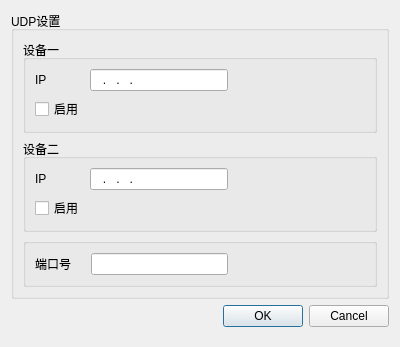
<?xml version="1.0" encoding="UTF-8"?>
<ui version="4.0">
 <class>configMenu</class>
 <widget class="QDialog" name="configMenu">
  <property name="geometry">
   <rect>
    <x>0</x>
    <y>0</y>
    <width>400</width>
    <height>300</height>
   </rect>
  </property>
  <property name="windowTitle">
   <string>设置</string>
  </property>
  <property name="windowIcon">
   <iconset resource="source.qrc">
    <normaloff>:/config/image/config.png</normaloff>:/config/image/config.png</iconset>
  </property>
  <layout class="QGridLayout" name="gridLayout" rowstretch="2,0">
   <property name="bottomMargin">
    <number>20</number>
   </property>
   <item row="0" column="0">
    <widget class="QGroupBox" name="groupBox">
     <property name="sizePolicy">
      <sizepolicy hsizetype="Expanding" vsizetype="Expanding">
       <horstretch>0</horstretch>
       <verstretch>0</verstretch>
      </sizepolicy>
     </property>
     <property name="title">
      <string>UDP设置</string>
     </property>
     <layout class="QGridLayout" name="gridLayout_2" rowstretch="2,2,1">
      <item row="0" column="0">
       <widget class="QGroupBox" name="groupBox_2">
        <property name="sizePolicy">
         <sizepolicy hsizetype="Expanding" vsizetype="Expanding">
          <horstretch>0</horstretch>
          <verstretch>0</verstretch>
         </sizepolicy>
        </property>
        <property name="title">
         <string>设备一</string>
        </property>
        <layout class="QGridLayout" name="gridLayout_3">
         <item row="0" column="2">
          <spacer name="horizontalSpacer">
           <property name="orientation">
            <enum>Qt::Horizontal</enum>
           </property>
           <property name="sizeHint" stdset="0">
            <size>
             <width>40</width>
             <height>20</height>
            </size>
           </property>
          </spacer>
         </item>
         <item row="0" column="1">
          <widget class="QLineEdit" name="Dev1IPEdit">
           <property name="cursor">
            <cursorShape>IBeamCursor</cursorShape>
           </property>
           <property name="inputMask">
            <string>000.000.000.000</string>
           </property>
           <property name="placeholderText">
            <string/>
           </property>
          </widget>
         </item>
         <item row="0" column="0">
          <widget class="QLabel" name="label">
           <property name="text">
            <string>IP</string>
           </property>
          </widget>
         </item>
         <item row="1" column="0">
          <widget class="QCheckBox" name="Dev1CheckBox">
           <property name="text">
            <string>启用</string>
           </property>
          </widget>
         </item>
        </layout>
       </widget>
      </item>
      <item row="1" column="0">
       <widget class="QGroupBox" name="groupBox_3">
        <property name="sizePolicy">
         <sizepolicy hsizetype="Expanding" vsizetype="Expanding">
          <horstretch>0</horstretch>
          <verstretch>0</verstretch>
         </sizepolicy>
        </property>
        <property name="title">
         <string>设备二</string>
        </property>
        <layout class="QGridLayout" name="gridLayout_4">
         <item row="0" column="1">
          <widget class="QLineEdit" name="Dev2IPEdit">
           <property name="inputMask">
            <string>000.000.000.000</string>
           </property>
          </widget>
         </item>
         <item row="0" column="0">
          <widget class="QLabel" name="label_2">
           <property name="text">
            <string>IP</string>
           </property>
          </widget>
         </item>
         <item row="0" column="2">
          <spacer name="horizontalSpacer_2">
           <property name="orientation">
            <enum>Qt::Horizontal</enum>
           </property>
           <property name="sizeHint" stdset="0">
            <size>
             <width>40</width>
             <height>20</height>
            </size>
           </property>
          </spacer>
         </item>
         <item row="1" column="0">
          <widget class="QCheckBox" name="Dev2CheckBox">
           <property name="text">
            <string>启用</string>
           </property>
          </widget>
         </item>
        </layout>
        <zorder>label_2</zorder>
        <zorder>Dev2IPEdit</zorder>
        <zorder>horizontalSpacer_2</zorder>
        <zorder>Dev2CheckBox</zorder>
       </widget>
      </item>
      <item row="2" column="0">
       <widget class="QGroupBox" name="groupBox_4">
        <property name="title">
         <string/>
        </property>
        <layout class="QHBoxLayout" name="horizontalLayout">
         <property name="spacing">
          <number>20</number>
         </property>
         <item>
          <widget class="QLabel" name="label_3">
           <property name="text">
            <string>端口号</string>
           </property>
          </widget>
         </item>
         <item>
          <widget class="QLineEdit" name="lineEdit_3">
           <property name="inputMask">
            <string>99999</string>
           </property>
          </widget>
         </item>
         <item>
          <spacer name="horizontalSpacer_3">
           <property name="orientation">
            <enum>Qt::Horizontal</enum>
           </property>
           <property name="sizeHint" stdset="0">
            <size>
             <width>40</width>
             <height>20</height>
            </size>
           </property>
          </spacer>
         </item>
        </layout>
       </widget>
      </item>
     </layout>
    </widget>
   </item>
   <item row="1" column="0">
    <widget class="QDialogButtonBox" name="buttonBox">
     <property name="sizePolicy">
      <sizepolicy hsizetype="Expanding" vsizetype="Expanding">
       <horstretch>0</horstretch>
       <verstretch>0</verstretch>
      </sizepolicy>
     </property>
     <property name="orientation">
      <enum>Qt::Horizontal</enum>
     </property>
     <property name="standardButtons">
      <set>QDialogButtonBox::Cancel|QDialogButtonBox::Ok</set>
     </property>
    </widget>
   </item>
  </layout>
 </widget>
 <resources>
  <include location="source.qrc"/>
 </resources>
 <connections>
  <connection>
   <sender>buttonBox</sender>
   <signal>accepted()</signal>
   <receiver>configMenu</receiver>
   <slot>accept()</slot>
   <hints>
    <hint type="sourcelabel">
     <x>227</x>
     <y>271</y>
    </hint>
    <hint type="destinationlabel">
     <x>157</x>
     <y>274</y>
    </hint>
   </hints>
  </connection>
  <connection>
   <sender>buttonBox</sender>
   <signal>rejected()</signal>
   <receiver>configMenu</receiver>
   <slot>reject()</slot>
   <hints>
    <hint type="sourcelabel">
     <x>316</x>
     <y>260</y>
    </hint>
    <hint type="destinationlabel">
     <x>286</x>
     <y>274</y>
    </hint>
   </hints>
  </connection>
 </connections>
</ui>
